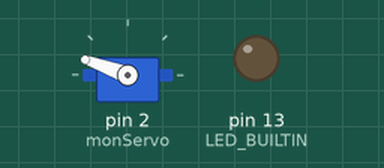
The sketch below on a simulated Arduino Uno, built with avr-gcc and run on an emulated ATmega328P. Shown: servo, output pins drawn as LEDs (lit = HIGH).

Above: at 0.05 s.
Timing chart, 0 to 4.6 s (numbered marks = the images above):
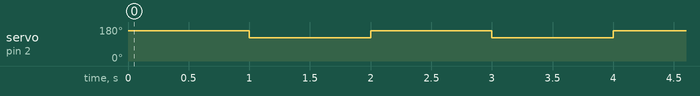

The sketch:

projet_non_comment_.ino
```cpp
#include <Servo.h>
  Servo monServo;
  int angle;
  int btsignal;
void setup() {
  monServo.attach(2,350,2450);
  Serial.begin(9600);
  pinMode(LED_BUILTIN, OUTPUT);
}

void loop() {
  btsignal=Serial.read();
  angle =160;
  monServo.write(angle);
  delay (1000);
  angle =122;
  monServo.write(angle);
  delay (1000);


 if (Serial.available() > 0) {
    if(btsignal == 0){// si le signal vau t1 la demande est roue basse

     monServo.write(angle);
    angle=110; // roue basse
    }
    else if(btsignal == 1) { // si le signal vaut 2 la demande est roue en position normale
         angle =122;
        monServo.write(angle);

    }
    else if(btsignal == 2) {// boutton 2 presser allumage led intégrer a la carte

   digitalWrite(LED_BUILTIN, HIGH);

    }

    else if(btsignal == 3) {// boutton 3 presser éteignage led intégrer a la carte

   digitalWrite(LED_BUILTIN, LOW);

    }

}
}
```

Measured:
- by itself, servo on pin 2 (monServo): alternates 160° for 1.0 s and 122° for 1.0 s
